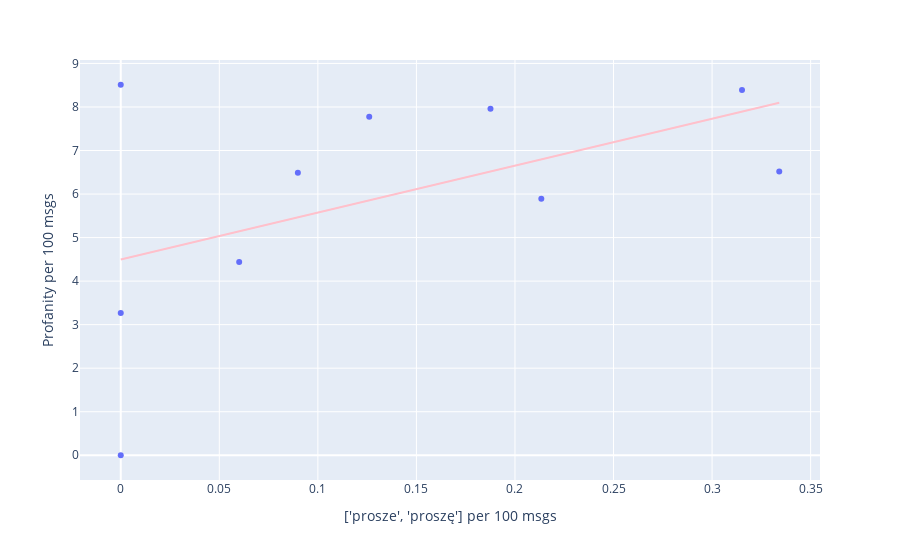

Here is the notebook cell this chart was saved with:
### Markdown cell above
## Correlation of _word1_ usage with (polish) swear word usage

### Code cell
df = pd.DataFrame(pcoeffs.items(), columns = ['Sender', 'Profanity per 100 msgs'])
df = df.merge(w1_df, how = 'inner')
cor = df.corr().iloc[0,1]
fig = px.scatter(df,y = 'Profanity per 100 msgs', x = f'{word1} per 100 msgs', trendline="ols", trendline_color_override = 'pink')
fig.show()
print('The correlation is', cor)

### Figure 1 — Plotly figure (JSON) as saved in the notebook; plotly's stock layout.template omitted (floating-point values rounded to 4 significant figures)
{"data": [{"hoverlabel": {"namelength": 0}, "hovertemplate": "['prosze', 'proszę'] per 100 msgs=%{x}<br>Profanity per 100 msgs=%{y}", "legendgroup": "", "marker": {"color": "#636efa", "symbol": "circle"}, "mode": "markers", "name": "", "showlegend": false, "type": "scatter", "x": [0, 0.3152, 0.1876, 0.1261, 0.3341, 0.08986, 0.2134, 0.06008, 0, 0], "xaxis": "x", "y": [8.511, 8.39, 7.961, 7.778, 6.519, 6.49, 5.894, 4.437, 3.27, 0], "yaxis": "y"}, {"hoverlabel": {"namelength": 0}, "hovertemplate": "<b>OLS trendline</b><br>Profanity per 100 msgs = 10.7818 * ['prosze', 'proszę'] per 100 msgs + 4.49503<br>R<sup>2</sup>=0.254895<br><br>['prosze', 'proszę'] per 100 msgs=%{x}<br>Profanity per 100 msgs=%{y} <b>(trend)</b>", "legendgroup": "", "line": {"color": "pink"}, "marker": {"color": "#636efa", "symbol": "circle"}, "mode": "lines", "name": "", "showlegend": false, "type": "scatter", "x": [0, 0, 0, 0.06008, 0.08986, 0.1261, 0.1876, 0.2134, 0.3152, 0.3341], "xaxis": "x", "y": [4.495, 4.495, 4.495, 5.143, 5.464, 5.854, 6.517, 6.795, 7.893, 8.097], "yaxis": "y"}], "layout": {"legend": {"tracegroupgap": 0}, "margin": {"t": 60}, "xaxis": {"anchor": "y", "domain": [0, 1], "title": {"text": "['prosze', 'proszę'] per 100 msgs"}}, "yaxis": {"anchor": "x", "domain": [0, 1], "title": {"text": "Profanity per 100 msgs"}}}}
